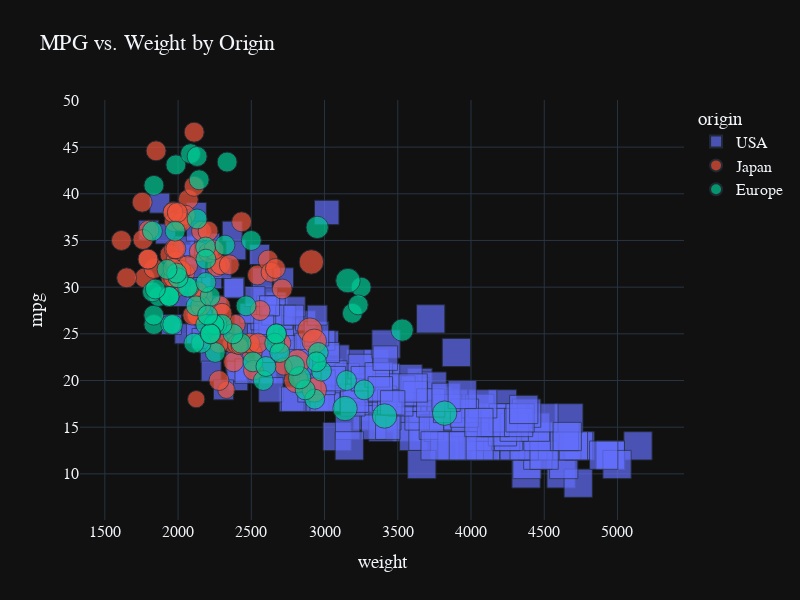

Write notebook code for a chart like this one.
### Markdown cell above
Just as before we get back a `Figure` object that we can further customize.

### Code cell
fig = px.scatter(mpg, x='weight', y='mpg', color='origin', size='cylinders',
                 title='MPG vs. Weight by Origin',
                 width=800, height=600,
                 template='plotly_dark')
# change the marker symbol for the USA trace
fig.update_traces(marker=dict(symbol="square"), selector=dict(name="USA"))
# you can also just modify the data dictionary directly
#fig.data[0]['marker']['symbol'] = "square"

# change formatting (layout) of the figure
fig.update_layout(font=dict(family="Courier New, monospace", size=16))
# You can also refer to the font family and size directly
fig.update_layout(font_family="Courier New, monospace", font_size=16)
fig

### Figure 1 — Plotly figure (JSON) as saved in the notebook; plotly's stock layout.template omitted (floating-point values rounded to 4 significant figures; data arrays with more than 128 entries replaced by an {"elided": "..."} marker saying what was removed)
{"data": [{"hovertemplate": "origin=USA<br>weight=%{x}<br>mpg=%{y}<br>cylinders=%{marker.size}<extra></extra>", "legendgroup": "USA", "marker": {"color": "#636efa", "size": {"elided": "249 int values"}, "sizemode": "area", "sizeref": 0.02, "symbol": "square"}, "mode": "markers", "name": "USA", "orientation": "v", "showlegend": true, "type": "scatter", "x": {"elided": "249 int values"}, "xaxis": "x", "y": {"elided": "249 float values"}, "yaxis": "y"}, {"hovertemplate": "origin=Japan<br>weight=%{x}<br>mpg=%{y}<br>cylinders=%{marker.size}<extra></extra>", "legendgroup": "Japan", "marker": {"color": "#EF553B", "size": [4, 4, 4, 4, 4, 4, 4, 3, 4, 4, 4, 4, 4, 3, 6, 4, 4, 4, 4, 4, 4, 4, 4, 4, 4, 4, 4, 4, 6, 4, 4, 4, 4, 6, 3, 4, 4, 4, 4, 4, 4, 4, 4, 4, 4, 4, 4, 4, 4, 4, 4, 4, 4, 4, 4, 6, 3, 4, 4, 4, 4, 4, 4, 4, 4, 4, 4, 4, 6, 6, 4, 4, 4, 4, 4, 4, 4, 4, 4], "sizemode": "area", "sizeref": 0.02, "symbol": "circle"}, "mode": "markers", "name": "Japan", "orientation": "v", "showlegend": true, "type": "scatter", "x": [2372, 2130, 2130, 2228, 1773, 1613, 2278, 2330, 2288, 2506, 2100, 2279, 2379, 2124, 2807, 1950, 1836, 1649, 2003, 2489, 2391, 2171, 2702, 2545, 1795, 1795, 1990, 2155, 2930, 2045, 1945, 2265, 1985, 2815, 2720, 1985, 2070, 1800, 2560, 2300, 2515, 2405, 2135, 1975, 2020, 1968, 2019, 2711, 2542, 2434, 2265, 2110, 2110, 1850, 2145, 2910, 2420, 2290, 1755, 1760, 2065, 1975, 2050, 1985, 2210, 2350, 2615, 2635, 2900, 2930, 2025, 1970, 2160, 2205, 2245, 1965, 1965, 1995, 2665], "xaxis": "x", "y": [24.0, 27.0, 27.0, 25.0, 31.0, 35.0, 24.0, 19.0, 28.0, 23.0, 27.0, 20.0, 22.0, 18.0, 20.0, 31.0, 32.0, 31.0, 32.0, 24.0, 26.0, 29.0, 24.0, 24.0, 33.0, 33.0, 32.0, 28.0, 19.0, 31.5, 33.5, 26.0, 30.0, 22.0, 21.5, 32.8, 39.4, 36.1, 27.5, 27.2, 21.1, 23.9, 29.5, 34.1, 31.8, 38.1, 37.2, 29.8, 31.3, 37.0, 32.2, 46.6, 40.8, 44.6, 33.8, 32.7, 23.7, 32.4, 39.1, 35.1, 32.3, 37.0, 37.7, 34.1, 33.7, 32.4, 32.9, 31.6, 25.4, 24.2, 37.0, 31.0, 36.0, 36.0, 34.0, 38.0, 32.0, 38.0, 32.0], "yaxis": "y"}, {"hovertemplate": "origin=Europe<br>weight=%{x}<br>mpg=%{y}<br>cylinders=%{marker.size}<extra></extra>", "legendgroup": "Europe", "marker": {"color": "#00cc96", "size": [4, 4, 4, 4, 4, 4, 4, 4, 4, 4, 4, 4, 4, 4, 4, 4, 4, 4, 4, 4, 4, 4, 4, 4, 4, 4, 4, 4, 4, 4, 4, 4, 4, 4, 4, 4, 4, 4, 4, 4, 6, 4, 4, 4, 4, 4, 5, 6, 4, 6, 4, 4, 5, 4, 4, 4, 4, 4, 4, 5, 4, 4, 4, 4, 4, 4, 4, 6, 4, 4], "sizemode": "area", "sizeref": 0.02, "symbol": "circle"}, "mode": "markers", "name": "Europe", "orientation": "v", "showlegend": true, "type": "scatter", "x": [1835, 2672, 2430, 2375, 2234, 2123, 2074, 2065, 1834, 2254, 2933, 2511, 2979, 2189, 1950, 2265, 1867, 2158, 2582, 2868, 2660, 2219, 1963, 2300, 2108, 2246, 2000, 2223, 1937, 2694, 2957, 2945, 2671, 2464, 2220, 2202, 1937, 1825, 3150, 3270, 3820, 1825, 1940, 2190, 2600, 1985, 2830, 3140, 2795, 3410, 1990, 1925, 3530, 3190, 2130, 2144, 2188, 2085, 2335, 2950, 3250, 1835, 1845, 2500, 2190, 2320, 3230, 3160, 1980, 2130], "xaxis": "x", "y": [26.0, 25.0, 24.0, 25.0, 26.0, 28.0, 30.0, 30.0, 27.0, 23.0, 18.0, 22.0, 21.0, 26.0, 26.0, 26.0, 29.0, 24.0, 20.0, 19.0, 24.0, 29.0, 26.0, 26.0, 24.0, 26.0, 31.0, 25.0, 29.0, 23.0, 23.0, 22.0, 25.0, 28.0, 25.0, 27.0, 29.0, 29.5, 20.0, 19.0, 16.5, 36.0, 29.0, 30.5, 21.5, 43.1, 20.3, 17.0, 21.6, 16.2, 31.5, 31.9, 25.4, 27.2, 37.3, 41.5, 34.3, 44.3, 43.4, 36.4, 30.0, 40.9, 29.8, 35.0, 33.0, 34.5, 28.1, 30.7, 36.0, 44.0], "yaxis": "y"}], "layout": {"font": {"family": "Courier New, monospace", "size": 16}, "height": 600, "legend": {"itemsizing": "constant", "title": {"text": "origin"}, "tracegroupgap": 0}, "title": {"text": "MPG vs. Weight by Origin"}, "width": 800, "xaxis": {"anchor": "y", "domain": [0, 1], "title": {"text": "weight"}}, "yaxis": {"anchor": "x", "domain": [0, 1], "title": {"text": "mpg"}}}}
